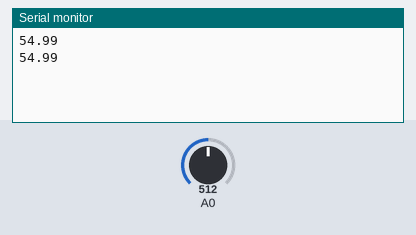
A sketch run on a simulated Arduino Uno, built with avr-gcc and run on an emulated ATmega328P. On the bench: the last lines printed to the serial monitor. The test bench sets the inputs (shaded band); at power-on: A0 = 512.

Above: at 1.8 s.
1.9 s: A0 set to 716
At 2.8 s:
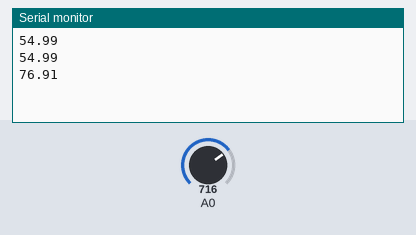
3.4 s: A0 set to 900
At 4.8 s:
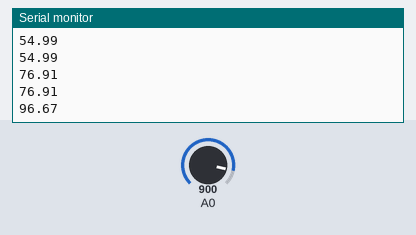
Timing chart, 0 to 6.4 s (numbered marks = the images above; inputs shaded):
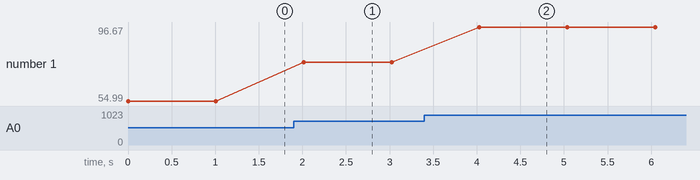

Measured:
- after the input at 1.9 s, the serial monitor: prints a new line after 0.12 s (image 1)
- after the input at 3.4 s, the serial monitor: prints a new line after 0.63 s (image 2)
- plotted number 1: 54.99 → 76.91 after the input at 1.9 s, 76.91 → 96.67 after the input at 3.4 s

The sketch:

temp_lm35dz.ino
```cpp
void setup() {
  // put your setup code here, to run once:


  analogReference(INTERNAL);
}

void loop() {
  // put your main code here, to run repeatedly:

if(Serial){
  Serial.begin(9600);

  Serial.println((float) analogRead(A0)/9.31);

  Serial.end();

}

  delay (1000);
}
```
